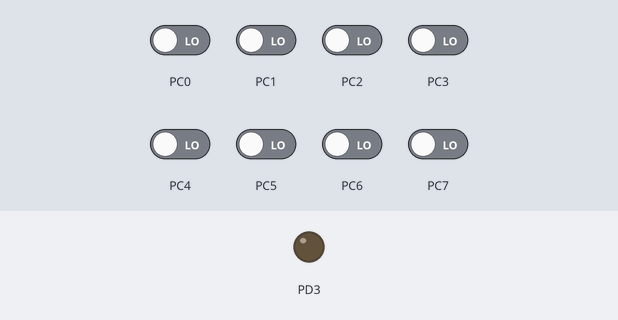
The program below on a simulated ATmega328P, built with avr-gcc and emulated at 16 MHz. Parts: output pins drawn as LEDs (lit = HIGH). Inputs (shaded band) come from the test bench; at power-on: PC0–7 LOW.

Above: at 1.2 s.
1.3 s: PC0 driven HIGH
At 2.1 s:
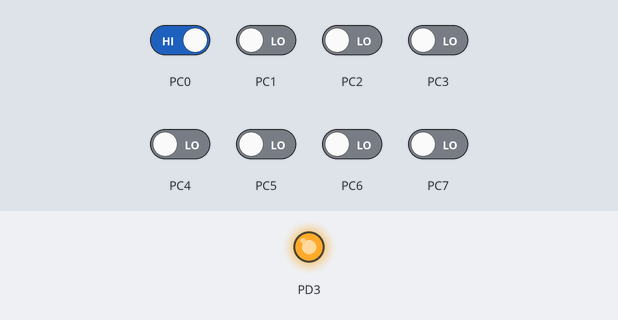
2.8 s: PC0 driven LOW
At 3.3 s:
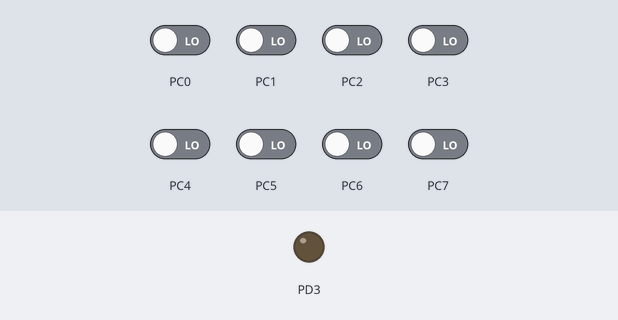
Timing chart, 0 to 5.8 s (numbered marks = the images above; inputs shaded):
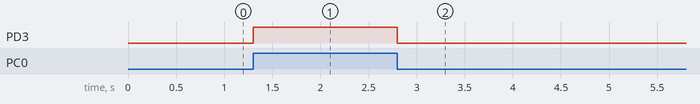

Measured:
- after the input at 1.3 s, PD3: LOW → HIGH at once
- after the input at 2.8 s, PD3: HIGH → LOW at once

The program:

main.c
```c
/*
 * BLINK_LED_PD3_PULLUP.c
 *
 * Created: 10-09-2025 12:22:42
 * Author : Anagha
 * To blink an LED connected at PD3 through a switch with a pull up circuit.
 */

#define F_CPU 16000000UL        // Define CPU frequency as 16 MHz
#include <avr/io.h>
#include <util/delay.h>

int main(void)
{
	DDRD = 0b00001000;          // Set PD3 as output
	DDRC = 0b00000000;          // Set PORTC pins as input

	while (1)
	{
		if (PINC != 0b00000001) // Check if PINC not equals 00000001 ie; PINC0 is LOW
		{
			PORTD = 0b00000000; //  Clear PD3,turn OFF LED
		}
		else
		{
			PORTD = 0b00001000; // Set PD3 high,turn ON LED
		}
	}
}
```
